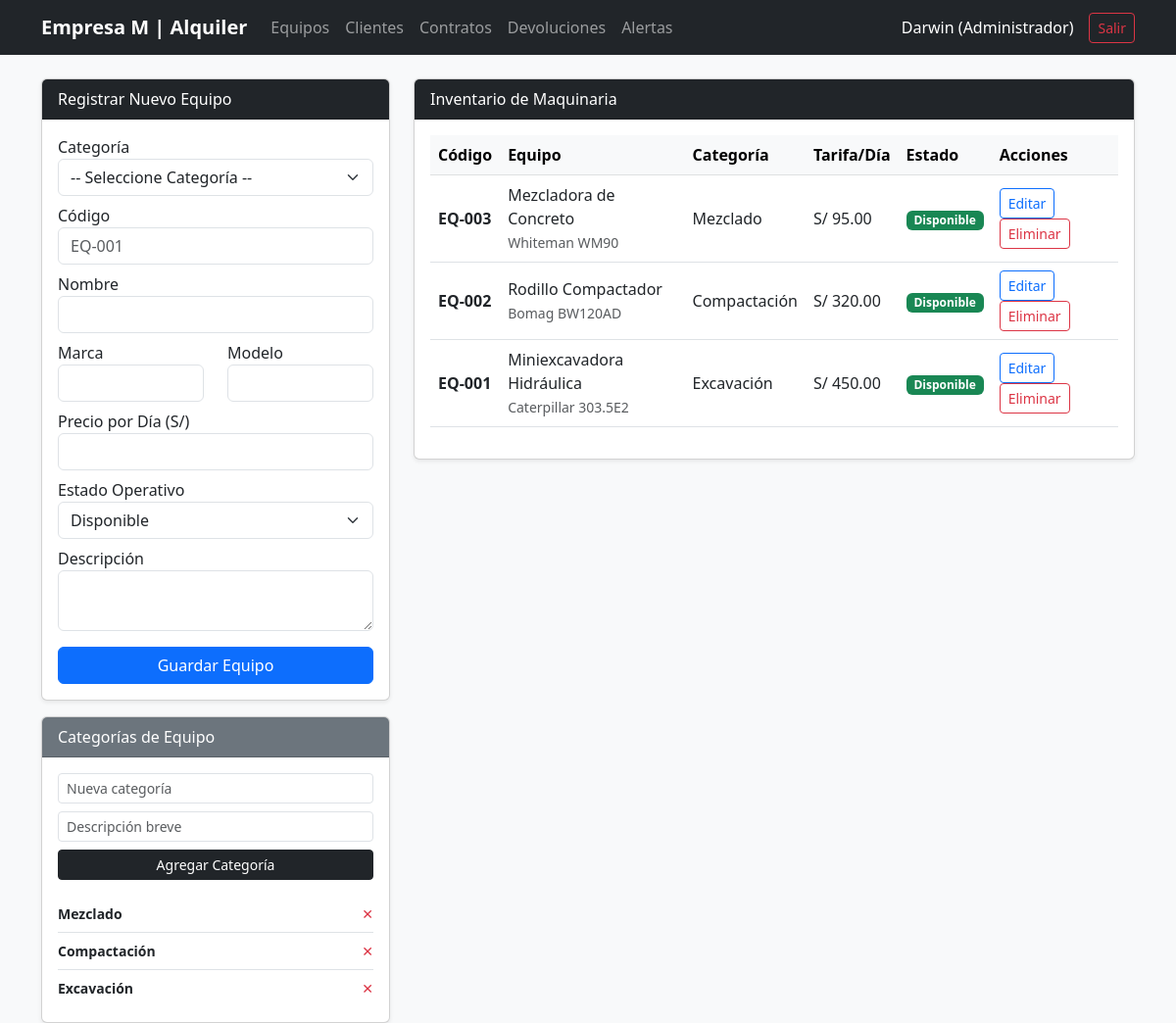
The page /index.php?action=equipos (signed in) on the database as committed earlier.
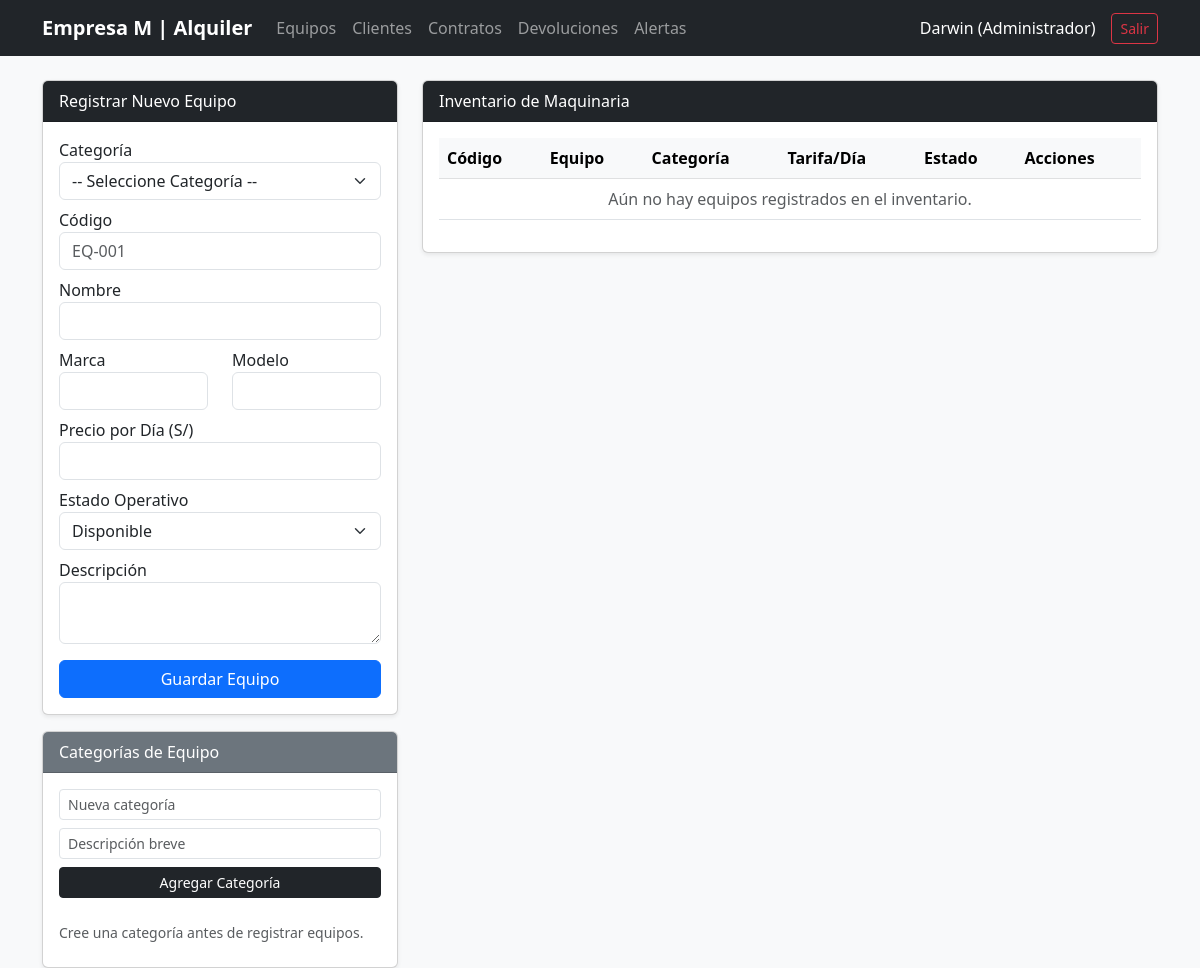
The same page on the database as committed later.
### tables this page shows
CREATE TABLE categoria_equipo (
    id_categoria INT AUTO_INCREMENT PRIMARY KEY,
    nombre VARCHAR(100) NOT NULL,
    descripcion TEXT
);

CREATE TABLE equipo (
    id_equipo INT AUTO_INCREMENT PRIMARY KEY,
    id_categoria INT NOT NULL,
    codigo VARCHAR(50) NOT NULL UNIQUE,
    nombre VARCHAR(120) NOT NULL,
    descripcion TEXT,
    marca VARCHAR(80),
    modelo VARCHAR(80),
    precio_alquiler DECIMAL(10,2) NOT NULL,
    estado_operativo ENUM('Disponible', 'Ocupado', 'Mantenimiento') DEFAULT 'Disponible',
    FOREIGN KEY (id_categoria) REFERENCES categoria_equipo(id_categoria)
);

### controllers/EquipoController.php (called while the page is built, shortened)
<?php
require_once __DIR__ . '/../models/Equipo.php';
require_once __DIR__ . '/../models/CategoriaEquipo.php';
class EquipoController {
    public function index() {
        $equipoModel = new Equipo();
        $categoriaModel = new CategoriaEquipo();
        $equipoEditar = isset($_GET['editar']) ? $equipoModel->obtenerPorId($_GET['editar']) : null;
        $equipos = $equipoModel->listar();
        $categorias = $categoriaModel->listar();
        require __DIR__ . '/../views/layout/header.php';
        require __DIR__ . '/../views/equipos/index.php';
        require __DIR__ . '/../views/layout/footer.php';
    }
}

### config/Conexion.php (called while the page is built)
<?php
class Conexion {
    private static $host = "localhost";
    private static $db = "bd_alquiler_maquinaria";
    private static $user = "root";
    private static $pass = "";
    public static function conectar() {
        try {
            $dsn = "mysql:host=" . self::$host . ";dbname=" . self::$db . ";charset=utf8mb4";
            $pdo = new PDO($dsn, self::$user, self::$pass);
            $pdo->setAttribute(PDO::ATTR_ERRMODE, PDO::ERRMODE_EXCEPTION);
            $pdo->setAttribute(PDO::ATTR_DEFAULT_FETCH_MODE, PDO::FETCH_ASSOC);
            return $pdo;
        } catch (PDOException $e) {
            die("Error de conexión: " . $e->getMessage());
        }
    }
}

### models/CategoriaEquipo.php (called while the page is built, shortened)
<?php
require_once __DIR__ . '/../config/Conexion.php';
class CategoriaEquipo {
    private $pdo;
    public function __construct() { $this->pdo = Conexion::conectar(); }
    public function listar() {
        return $this->pdo->query("SELECT * FROM categoria_equipo ORDER BY id_categoria DESC")->fetchAll();
    }
}

### models/Equipo.php (called while the page is built, shortened)
<?php
require_once __DIR__ . '/../config/Conexion.php';
class Equipo {
    private $pdo;
    public function __construct() { $this->pdo = Conexion::conectar(); }
    public function listar() {
        $sql = "SELECT e.*, c.nombre AS categoria
                FROM equipo e
                INNER JOIN categoria_equipo c ON e.id_categoria = c.id_categoria
                ORDER BY e.id_equipo DESC";
        return $this->pdo->query($sql)->fetchAll();
    }
}

### views/equipos/index.php (the view, shortened to what this page needs)
<div class="row">
    <div class="col-md-4">
        <div class="card shadow-sm mb-3">
            <div class="card-header bg-dark text-white">
                <?= $equipoEditar ? 'Editar Equipo' : 'Registrar Nuevo Equipo' ?>
            </div>
            <div class="card-body">
                <form method="POST" action="index.php?action=equipos">
                    <div class="mb-2">
                        <label>Categoría</label>
                        <select name="id_categoria" class="form-select" required>
                            <option value="">-- Seleccione Categoría --</option>
                        </select>
                    </div>
                    <div class="mb-2">
                        <label>Código</label>
                        <input type="text" name="codigo" class="form-control" required placeholder="EQ-001" value="<?= htmlspecialchars($equipoEditar['codigo'] ?? '') ?>">
                    </div>
                    <div class="mb-2">
                        <label>Nombre</label>
                        <input type="text" name="nombre" class="form-control" required value="<?= htmlspecialchars($equipoEditar['nombre'] ?? '') ?>">
                    </div>
                    <div class="row mb-2">
                        <div class="col">
                            <label>Marca</label>
                            <input type="text" name="marca" class="form-control" value="<?= htmlspecialchars($equipoEditar['marca'] ?? '') ?>">
                        </div>
                        <div class="col">
                            <label>Modelo</label>
                            <input type="text" name="modelo" class="form-control" value="<?= htmlspecialchars($equipoEditar['modelo'] ?? '') ?>">
                        </div>
                    </div>
                    <div class="mb-2">
                        <label>Precio por Día (S/)</label>
                        <input type="number" step="0.01" min="0.01" name="precio_alquiler" class="form-control" required value="<?= $equipoEditar['precio_alquiler'] ?? '' ?>">
                    </div>
                    <div class="mb-2">
                        <label>Estado Operativo</label>
                        <select name="estado_operativo" class="form-select">
                            <?php foreach (['Disponible', 'Ocupado', 'Mantenimiento'] as $est): ?>
                                <option value="<?= $est ?>" <?= ($equipoEditar['estado_operativo'] ?? '') === $est ? 'selected' : '' ?>><?= $est ?></option>
                            <?php endforeach; ?>
                        </select>
                    </div>
                    <div class="mb-3">
                        <label>Descripción</label>
                        <textarea name="descripcion" class="form-control" rows="2"><?= htmlspecialchars($equipoEditar['descripcion'] ?? '') ?></textarea>
                    </div>
                    <button type="submit" class="btn btn-primary w-100">Guardar Equipo</button>
                </form>
            </div>
        </div>
        <div class="card shadow-sm">
            <div class="card-header bg-secondary text-white">Categorías de Equipo</div>
            <div class="card-body">
                <form method="POST" action="index.php?action=equipos" class="mb-3">
                    <div class="mb-2">
                        <input type="text" name="nombre_cat" class="form-control form-control-sm" placeholder="Nueva categoría" required>
                    </div>
                    <div class="mb-2">
                        <input type="text" name="desc_cat" class="form-control form-control-sm" placeholder="Descripción breve">
                    </div>
                    <button type="submit" class="btn btn-dark btn-sm w-100">Agregar Categoría</button>
                </form>
                <ul class="list-group list-group-flush small">
                    <?php if (empty($categorias)): ?>
                        <li class="list-group-item text-muted px-0">Cree una categoría antes de registrar equipos.</li>
                    <?php endif; ?>
                    <?php foreach ($categorias as $c): ?>
                        <li class="list-group-item d-flex justify-content-between align-items-center px-0">
                            <span><strong><?= htmlspecialchars($c['nombre']) ?></strong></span>
                            <a href="index.php?action=equipos&eliminar_cat=<?= $c['id_categoria'] ?>" class="text-danger text-decoration-none" onclick="return confirm('¿Eliminar categoría?')">✕</a>
                        </li>
                    <?php endforeach; ?>
                </ul>
            </div>
        </div>
    </div>
    <div class="col-md-8">
        <div class="card shadow-sm">
            <div class="card-header bg-dark text-white">Inventario de Maquinaria</div>
            <div class="card-body table-responsive">
                <table class="table table-hover align-middle">
                    <thead class="table-light">
                        <tr>
                            <th>Código</th>
                            <th>Equipo</th>
                            <th>Categoría</th>
                            <th>Tarifa/Día</th>
                            <th>Estado</th>
                            <th>Acciones</th>
                        </tr>
                    </thead>
                    <tbody>
                        <?php if (empty($equipos)): ?>
                            <tr><td colspan="6" class="text-center text-muted">Aún no hay equipos registrados en el inventario.</td></tr>
                        <?php endif; ?>
                        <?php foreach ($equipos as $eq): ?>
                        <tr>
                            <td><strong><?= htmlspecialchars($eq['codigo']) ?></strong></td>
                            <td><?= htmlspecialchars($eq['nombre']) ?><br><small class="text-muted"><?= htmlspecialchars($eq['marca'] . ' ' . $eq['modelo']) ?></small></td>
                            <td><?= htmlspecialchars($eq['categoria']) ?></td>
                            <td>S/ <?= number_format($eq['precio_alquiler'], 2) ?></td>
                            <td>
                                <span class="badge bg-<?= $eq['estado_operativo'] === 'Disponible' ? 'success' : ($eq['estado_operativo'] === 'Ocupado' ? 'warning text-dark' : 'danger') ?>">
                                    <?= $eq['estado_operativo'] ?>
                                </span>
                            </td>
                            <td>
                                <a href="index.php?action=equipos&editar=<?= $eq['id_equipo'] ?>" class="btn btn-sm btn-outline-primary">Editar</a>
                                <a href="index.php?action=equipos&eliminar=<?= $eq['id_equipo'] ?>" class="btn btn-sm btn-outline-danger" onclick="return confirm('¿Eliminar este equipo?')">Eliminar</a>
                            </td>
                        </tr>
                        <?php endforeach; ?>
                    </tbody>
                </table>
            </div>
        </div>
    </div>
</div>

### index.php (shortened to what this page needs)
<?php
$action = $_GET['action'] ?? 'login';
switch ($action) {
        ?>
        <?php
    case 'equipos':
        require_once 'controllers/EquipoController.php';
        (new EquipoController())->index();
        break;
}

### views/layout/header.php (shortened to what this page needs)
<!DOCTYPE html>
<html lang="es">
<head>
    <link href="https://cdn.jsdelivr.net/npm/bootstrap@5.3.0/dist/css/bootstrap.min.css" rel="stylesheet">
</head>
<body class="bg-light">
<nav class="navbar navbar-expand-lg navbar-dark bg-dark mb-4">
  <div class="container">
    <a class="navbar-brand fw-bold" href="index.php?action=dashboard">Empresa M | Alquiler</a>
    <div class="collapse navbar-collapse">
      <ul class="navbar-nav me-auto">
        <li class="nav-item"><a class="nav-link" href="index.php?action=equipos">Equipos</a></li>
        <li class="nav-item"><a class="nav-link" href="index.php?action=clientes">Clientes</a></li>
        <li class="nav-item"><a class="nav-link" href="index.php?action=contratos">Contratos</a></li>
        <li class="nav-item"><a class="nav-link" href="index.php?action=devoluciones">Devoluciones</a></li>
        <li class="nav-item"><a class="nav-link" href="index.php?action=alertas">Alertas</a></li>
      </ul>
      <span class="navbar-text text-white me-3">
        <?= htmlspecialchars($_SESSION['usuario']['nombre']) ?> (<?= $_SESSION['usuario']['rol'] ?>)
      </span>
      <a href="index.php?action=logout" class="btn btn-outline-danger btn-sm">Salir</a>
    </div>
  </div>
</nav>
<div class="container">

### views/layout/footer.php (shortened to what this page needs)
</div>
</body>
</html>

Rows that differ between the two databases and show on the page:
removed categoria_equipo: nombre "Mezclado"
removed categoria_equipo: nombre "Compactación"
removed categoria_equipo: nombre "Excavación"
removed equipo: codigo "EQ-003", nombre "Mezcladora de Concreto", marca+modelo "Whiteman WM90", id_categoria.nombre "Mezclado", precio_alquiler "95.00", estado_operativo "Disponible"
removed equipo: codigo "EQ-002", nombre "Rodillo Compactador", marca+modelo "Bomag BW120AD", id_categoria.nombre "Compactación", precio_alquiler "320.00", estado_operativo "Disponible"
removed equipo: codigo "EQ-001", nombre "Miniexcavadora Hidráulica", marca+modelo "Caterpillar 303.5E2", id_categoria.nombre "Excavación", precio_alquiler "450.00", estado_operativo "Disponible"
Other text that changed with them:
text now shown: "Cree una categoría antes de registrar equipos. Aún no hay equipos registrados en el inventario."
